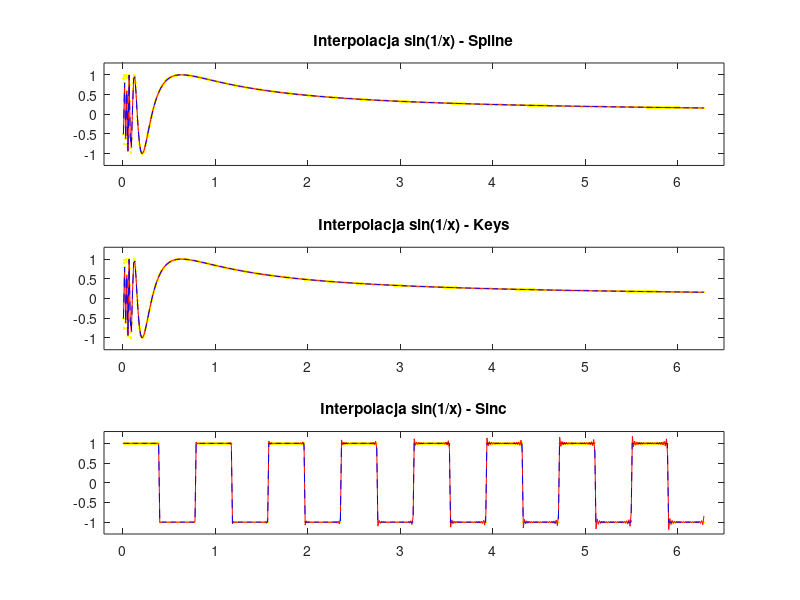

MATLAB code for this plot:
%interpolacja all
clear;
clc;

%% %%spline
x = 0.01:2*pi/2048:2*pi;
y = sin(1./x);
xx = 0.01 :(2*pi)/512 : (2*pi);

% Interpolacja
 yy =interp1(x, y, xx, 'spline');
 
% wyśwetlanie wykresów
hold on;
subplot(3,1,1)
plot(x,y,'y .',xx,yy,'r', xx, sin(1./xx),'-- b')
%'Markersize',2
title("Interpolacja sin(1/x) - Spline")
axis([-0.2 6.5 -1.3 1.3]);
%% %%cubic
subplot(3,1,2)

% Interpolacja
yy =interp1(x, y, xx, 'cubic');
plot(x,y,'y .',xx,yy,'- r', xx, sin(1./xx),'-- b')
title("Interpolacja sin(1/x) - Keys")
hold on

axis([-0.2 6.5 -1.3 1.3]);

%% %% ndgrid
%oś czsu
t = 0.01:2*pi/512:2*pi;

%oś x - f. interpolowana
x = sign(sin(8*(t)))';

ts = linspace(0.01,(2*pi),512);

[Ts,T] = ndgrid(ts,t);

dt = 2*pi/512;

y = sinc((Ts - T)/dt)*x;
a = 0.01:2*pi/512:2*pi;
b = sign(sin(8*t));
subplot(3,1,3)
plot(t,x,'y .', ts, y, 'r')
title("Interpolacja sin(1/x) - Sinc")
hold on

plot(a,b,'-- b')
hold on

axis([-0.2 6.5 -1.3 1.3]);